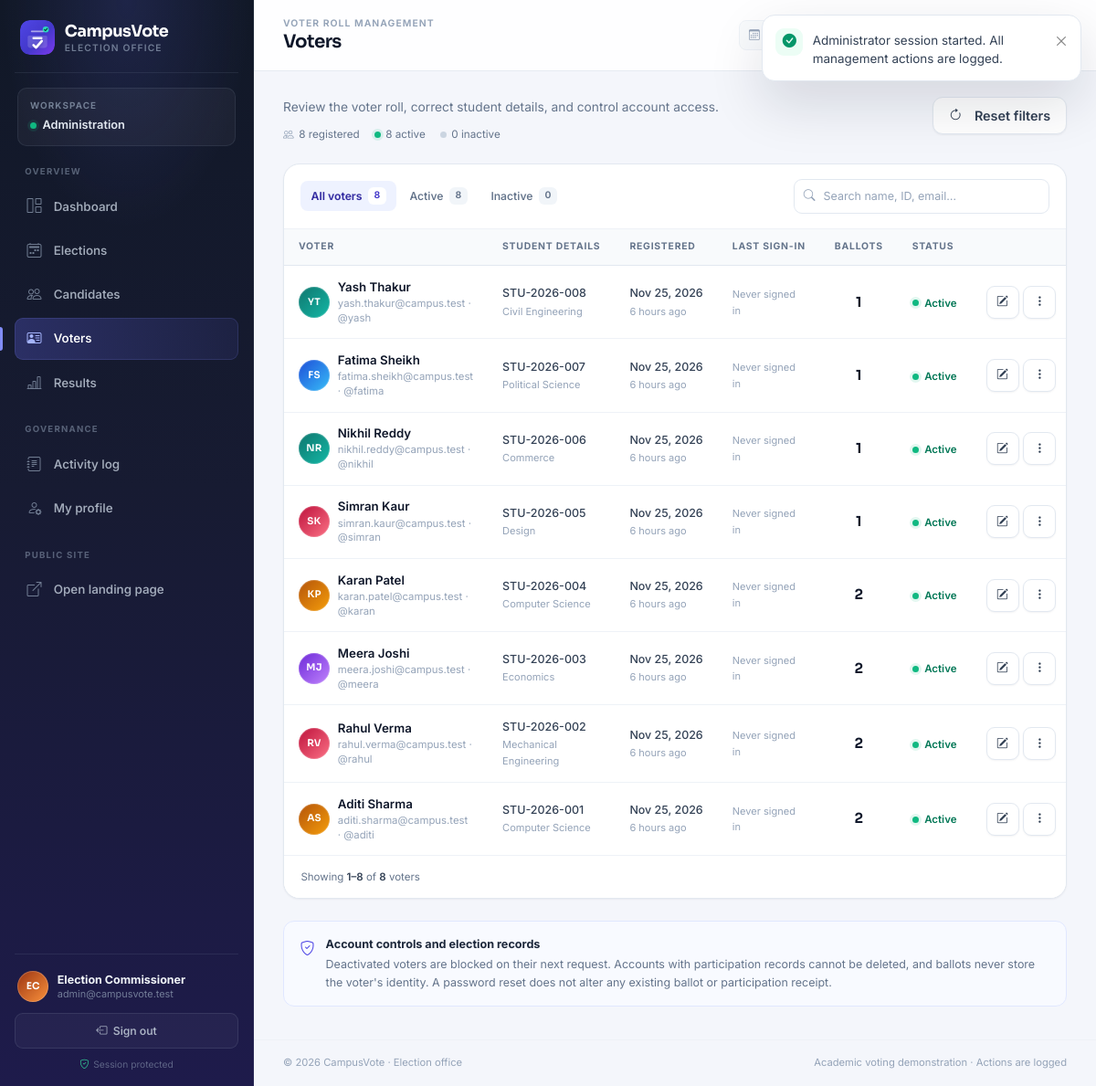
Page /admin/voters.php (signed in) on the committed database.
### tables this page shows
CREATE TABLE `voters` (
    `id`            INT UNSIGNED NOT NULL AUTO_INCREMENT,
    `full_name`     VARCHAR(100) NOT NULL,
    `username`      VARCHAR(50)  NOT NULL,
    `email`         VARCHAR(150) NOT NULL,
    `student_id`    VARCHAR(30)  NOT NULL,
    `department`    VARCHAR(100) NOT NULL,
    `password_hash` VARCHAR(255) NOT NULL,
    `is_active`     TINYINT(1)   NOT NULL DEFAULT 1,
    `last_login_at` DATETIME     NULL,
    `created_at`    DATETIME     NOT NULL DEFAULT CURRENT_TIMESTAMP,
    `updated_at`    DATETIME     NOT NULL DEFAULT CURRENT_TIMESTAMP
                                 ON UPDATE CURRENT_TIMESTAMP,
    PRIMARY KEY (`id`),
    UNIQUE KEY `uq_voters_username` (`username`),
    UNIQUE KEY `uq_voters_email` (`email`),
    UNIQUE KEY `uq_voters_student_id` (`student_id`),
    KEY `idx_voters_is_active` (`is_active`),
    KEY `idx_voters_created_at` (`created_at`)
);

### admin/voters.php (the view, shortened to what the rows shown need)
<?php
$admin = Auth::requireAdmin();
$pdo = Database::connection();
$counts = $pdo->query(
    'SELECT COUNT(*) AS total,
            SUM(CASE WHEN is_active = 1 THEN 1 ELSE 0 END) AS active_count,
            SUM(CASE WHEN is_active = 0 THEN 1 ELSE 0 END) AS inactive_count
     FROM voters'
)->fetch();
$where = [];
$params = [];
$whereSql = $where ? 'WHERE ' . implode(' AND ', $where) : '';
$countStmt = $pdo->prepare('SELECT COUNT(*) FROM voters v ' . $whereSql);
$countStmt->execute($params);
$filteredCount = (int) $countStmt->fetchColumn();
$page = max(1, positive_int($_GET['page'] ?? 1));
$perPage = 10;
$pagination = paginate($filteredCount, $perPage, $page);
$listSql = 'SELECT v.*,
                   (SELECT COUNT(*) FROM vote_participation p WHERE p.voter_id = v.id) AS participation_count
            FROM voters v ' . $whereSql . '
            ORDER BY v.created_at DESC, v.id DESC
            LIMIT ? OFFSET ?';
$listStmt = $pdo->prepare($listSql);
$bindIndex = 1;
$listStmt->bindValue($bindIndex++, (int) $pagination['per'], PDO::PARAM_INT);
$listStmt->bindValue($bindIndex, (int) $pagination['offset'], PDO::PARAM_INT);
$listStmt->execute();
$voters = $listStmt->fetchAll();
$listParams = [];
require_once dirname(__DIR__) . '/includes/admin_header.php';
?>
<div class="panel panel--flush">
    <?php if ($voters): ?>
        <div class="table-responsive">
            <table class="table app-table app-table--voters align-middle mb-0">
                <thead>
                    <tr>
                        <th scope="col">Voter</th>
                        <th scope="col">Student details</th>
                        <th scope="col">Registered</th>
                        <th scope="col">Last sign-in</th>
                        <th scope="col" class="text-center">Ballots</th>
                        <th scope="col">Status</th>
                        <th scope="col" class="text-end"><span class="visually-hidden">Actions</span></th>
                    </tr>
                </thead>
                <tbody>
                    <?php foreach ($voters as $voter):
                        $editLink = url('admin/voters.php?' . http_build_query(array_merge($listParams, ['edit' => (int) $voter['id']])));
                    ?>
                        <tr>
                            <td>
                                <div class="table-identity">
                                    <?= avatar_markup((string) $voter['full_name'], null, 'avatar--sm') ?>
                                    <div class="table-primary">
                                        <strong><?= e($voter['full_name']) ?></strong>
                                        <span><?= e($voter['email']) ?> · @<?= e($voter['username']) ?></span>
                                    </div>
                                </div>
                            </td>
                            <td>
                                <span class="table-date"><?= e($voter['student_id']) ?></span>
                                <span class="table-subdate"><?= e($voter['department']) ?></span>
                            </td>
                            <td>
                                <span class="table-date"><?= e(format_date($voter['created_at'], 'M j, Y')) ?></span>
                                <span class="table-subdate"><?= e(time_ago($voter['created_at'])) ?></span>
                            </td>
                            <td>
                                <?php if ($voter['last_login_at']): ?>
                                    <span class="table-date"><?= e(format_date($voter['last_login_at'], 'M j, Y')) ?></span>
                                    <span class="table-subdate"><?= e(format_datetime($voter['last_login_at'], 'g:i A')) ?></span>
                                <?php else: ?>
                                    <span class="table-subdate">Never signed in</span>
                                <?php endif; ?>
                            </td>
                            <td class="text-center">
                                <strong class="table-number"><?= e((string) $voter['participation_count']) ?></strong>
                            </td>
                            <td>
                                <?php if ((int) $voter['is_active'] === 1): ?>
                                    <span class="account-state account-state--active"><span class="status-dot status-dot--green"></span>Active</span>
                                <?php else: ?>
                                    <span class="account-state account-state--inactive"><span class="status-dot status-dot--muted"></span>Inactive</span>
                                <?php endif; ?>
                            </td>
                            <td class="text-end">
                                <div class="table-actions">
                                    <a class="btn btn-sm btn-icon btn-light" href="<?= e($editLink) ?>" title="Edit voter" aria-label="Edit <?= e($voter['full_name']) ?>">
                                        <i class="bi bi-pencil-square" aria-hidden="true"></i>
                                    </a>
                                    <div class="dropdown">
                                        <button class="btn btn-sm btn-icon btn-light" type="button" data-bs-toggle="dropdown"
                                                data-bs-boundary="viewport" aria-expanded="false" aria-label="Actions for <?= e($voter['full_name']) ?>">
                                            <i class="bi bi-three-dots-vertical" aria-hidden="true"></i>
                                        </button>
                                    </div>
                                </div>
                            </td>
                        </tr>
                    <?php endforeach; ?>
                </tbody>
            </table>
        </div>
    <?php endif; ?>
</div>
<?php require_once dirname(__DIR__) . '/includes/admin_footer.php'; ?>

### includes/admin_sidebar.php (shortened to what the rows shown need)
<?php
$admin = $admin ?? Auth::requireAdmin();
?>
<aside class="app-sidebar app-sidebar--admin" id="appSidebar" aria-label="Administrator navigation">
    <div class="sidebar-footer">
        <div class="sidebar-profile">
            <?= avatar_markup((string) $admin['full_name'], null, 'avatar--sm') ?>
            <div class="sidebar-profile__meta">
                <strong><?= e($admin['full_name']) ?></strong>
                <span><?= e($admin['email']) ?></span>
            </div>
        </div>
    </div>
</aside>

### includes/functions.php (shortened to what the rows shown need)
<?php
function e(mixed $value): string
{
    return htmlspecialchars((string) $value, ENT_QUOTES | ENT_SUBSTITUTE, 'UTF-8');
}
function url(string $path = ''): string
{
    $path = ltrim($path, '/');
    return BASE_URL . '/' . $path;
}
function format_datetime(?string $datetime, string $format = 'M j, Y · g:i A'): string
{
    try {
        return (new DateTimeImmutable($datetime, new DateTimeZone(APP_TIMEZONE)))->format($format);
    } catch (Exception) {
        return '—';
    }
}
function format_date(?string $datetime, string $format = 'M j, Y'): string
{
    return format_datetime($datetime, $format);
}
function time_ago(?string $datetime): string
{
    try {
        $then = new DateTimeImmutable($datetime, new DateTimeZone(APP_TIMEZONE));
        $now = new DateTimeImmutable('now', new DateTimeZone(APP_TIMEZONE));
        $diff = $then->diff($now);
        return human_interval($diff) . ' ago';
    } catch (Exception) {
        return '';
    }
}
function human_interval(DateInterval $diff): string
{
    if ($diff->h > 0) {
        return $diff->h . ' hour' . ($diff->h === 1 ? '' : 's');
    }
    return 'moments';
}
function initials(string $name): string
{
    $parts = preg_split('/\s+/u', trim($name)) ?: [];
    $parts = array_values(array_filter($parts, static fn ($part) => $part !== ''));
    $first = mb_strtoupper(mb_substr($parts[0], 0, 1));
    $last = count($parts) > 1 ? mb_strtoupper(mb_substr($parts[count($parts) - 1], 0, 1)) : '';
    return $first . $last;
}
function avatar_background(string $seed): string
{
    $palettes = [
        'linear-gradient(135deg, #4f46e5, #7c3aed)',
        'linear-gradient(135deg, #0f766e, #14b8a6)',
        'linear-gradient(135deg, #b45309, #f59e0b)',
        'linear-gradient(135deg, #be123c, #fb7185)',
        'linear-gradient(135deg, #1d4ed8, #38bdf8)',
        'linear-gradient(135deg, #6d28d9, #c084fc)',
        'linear-gradient(135deg, #047857, #84cc16)',
        'linear-gradient(135deg, #9a3412, #fb923c)',
    ];
    $index = abs(crc32(mb_strtolower($seed))) % count($palettes);
    return $palettes[$index];
}
function avatar_markup(string $name, ?string $photoUrl = null, string $extraClass = ''): string
{
    $safePhoto = safe_photo_url($photoUrl);
    $class = trim('avatar ' . $extraClass);
    $style = e(avatar_background($name));
    $html = '<span class="' . e($class) . '" style="background:' . $style . '" aria-hidden="true">';
    $html .= '<span class="avatar__initials">' . e(initials($name)) . '</span>';
    $html .= '</span>';
    return $html;
}
function safe_photo_url(?string $url): ?string
{
    $url = trim((string) $url);
    if ($url === '') {
        return null;
    }
    $scheme = strtolower((string) parse_url($url, PHP_URL_SCHEME));
    return in_array($scheme, ['http', 'https'], true) ? $url : null;
}

### rows in the picture
voters: full_name "YT", full_name "Yash Thakur", email "yash.thakur@campus.test", username "yash", student "STU-2026-008", department "Civil Engineering", created_at "Nov 25, 2026", created_at "6 hours ago", shows "Never signed in", participation_count "1", is_active 1 (drawn)
voters: full_name "FS", full_name "Fatima Sheikh", email "fatima.sheikh@campus.test", username "fatima", student "STU-2026-007", department "Political Science", created_at "Nov 25, 2026", created_at "6 hours ago", shows "Never signed in", participation_count "1", is_active 1 (drawn)
voters: full_name "NR", full_name "Nikhil Reddy", email "nikhil.reddy@campus.test", username "nikhil", student "STU-2026-006", department "Commerce", created_at "Nov 25, 2026", created_at "6 hours ago", shows "Never signed in", participation_count "1", is_active 1 (drawn)
voters: full_name "SK", full_name "Simran Kaur", email "simran.kaur@campus.test", username "simran", student "STU-2026-005", department "Design", created_at "Nov 25, 2026", created_at "6 hours ago", shows "Never signed in", participation_count "1", is_active 1 (drawn)
voters: full_name "KP", full_name "Karan Patel", email "karan.patel@campus.test", username "karan", student "STU-2026-004", department "Computer Science", created_at "Nov 25, 2026", created_at "6 hours ago", shows "Never signed in", participation_count "2", is_active 1 (drawn)
voters: full_name "MJ", full_name "Meera Joshi", email "meera.joshi@campus.test", username "meera", student "STU-2026-003", department "Economics", created_at "Nov 25, 2026", created_at "6 hours ago", shows "Never signed in", participation_count "2", is_active 1 (drawn)
voters: full_name "RV", full_name "Rahul Verma", email "rahul.verma@campus.test", username "rahul", student "STU-2026-002", department "Mechanical Engineering", created_at "Nov 25, 2026", created_at "6 hours ago", shows "Never signed in", participation_count "2", is_active 1 (drawn)
voters: full_name "AS", full_name "Aditi Sharma", email "aditi.sharma@campus.test", username "aditi", student "STU-2026-001", department "Computer Science", created_at "Nov 25, 2026", created_at "6 hours ago", shows "Never signed in", participation_count "2", is_active 1 (drawn)

### other values in the picture
$flash['message'] "Administrator session started. All management actions are logged."
APP_NAME "CampusVote"
$item['label'] "Dashboard"
$item['label'] "Elections"
$item['label'] "Candidates"
$item['label'] "Voters"
$item['label'] "Results"
initials($name) "EC"
$admin['full_name'] "Election Commissioner"
$admin['email'] "admin@campusvote.test"
$pageEyebrow "VOTER ROLL MANAGEMENT"
$pageTitle "Voters"
$totalVoters "8"
$activeCount "8"
$inactiveCount "0"
